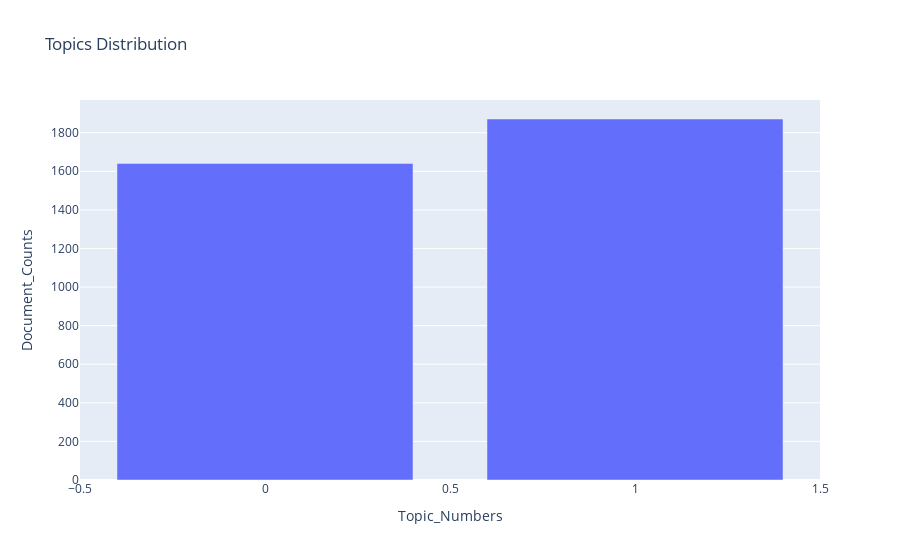

The notebook cell saved with this chart:
### Markdown cell above
Topics that can be inferred are:

1. Topic Number: 0
   - Probable topic title: Loan Processing Issues and Queries
   - Key terms: 'indias_lendingkart, small_businesses, access_working, raises_help, capital, thank, hello, contact_details, experience, request'

2. Topic Number: 1
   - Probable topic title: Issue resolutions by company
   - Key terms: 'customer_experience, contact, serve, kindly_dm, share_registered, officer_shall, looking_forward, solve_concern, happy_contact, value_association'

### Code cell
_, fig = processor.plot_topic_distribution(post_df_topic_sents_keywords)
fig.show()

### Figure 1 — Plotly figure (JSON) as saved in the notebook; plotly's stock layout.template omitted (floating-point values rounded to 4 significant figures)
{"data": [{"alignmentgroup": "True", "hovertemplate": "Topic_Numbers=%{x}<br>Document_Counts=%{y}<extra></extra>", "legendgroup": "", "marker": {"color": "#636efa", "pattern": {"shape": ""}}, "name": "", "offsetgroup": "", "orientation": "v", "showlegend": false, "textposition": "auto", "type": "bar", "x": [1, 0], "xaxis": "x", "y": [1871, 1641], "yaxis": "y"}], "layout": {"barmode": "relative", "legend": {"tracegroupgap": 0}, "title": {"text": "Topics Distribution"}, "xaxis": {"anchor": "y", "domain": [0, 1], "title": {"text": "Topic_Numbers"}}, "yaxis": {"anchor": "x", "domain": [0, 1], "title": {"text": "Document_Counts"}}}}
